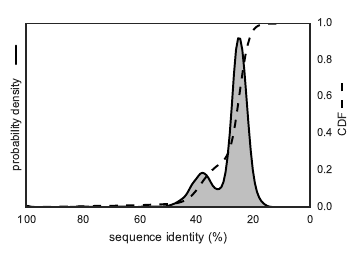

The script that saved this image:
import os
import ensembler
import pandas as pd
import numpy as np
import seaborn as sns
import matplotlib.pyplot as plt
from matplotlib import lines

data_dir = os.path.join('..', '..', 'data')
targets = open(os.path.join(data_dir, 'TKs.txt')).read().splitlines()

models_target_dir = os.path.join(data_dir, 'models', targets[0])
rmsds_filepath = os.path.join(models_target_dir, 'rmsds.csv')
combined_dfs = pd.read_csv(rmsds_filepath, index_col=0)

for target in targets[1:]:
    models_target_dir = os.path.join(data_dir, 'models', target)
    rmsds_filepath = os.path.join(models_target_dir, 'rmsds.csv')
    combined_dfs = pd.concat([combined_dfs, pd.read_csv(rmsds_filepath, index_col=0)]).reset_index(drop=True)

df_has_model = combined_dfs[combined_dfs.has_model]

# Plot sequence identity distribution

sns.set(style="white")
fig, ax1 = plt.subplots()

palette = sns.color_palette('deep', 2)

sns.kdeplot(df_has_model.seqid, bw=1., ax=ax1, color='black', shade=True)
# ax1.set_ylabel('probability density')
ax1.legend_.remove()
ax1.set_xlabel('sequence identity (%)')
ax1.set_xlim(100,0)
plt.setp(ax1, yticks=[])

ax2 = ax1.twinx().twiny()
sns.kdeplot(100.-df_has_model.seqid[::100], bw=1., cumulative=True, ax=ax2, color='black', linestyle='--')
ax2.set_ylabel('CDF')
ax2.legend_.remove()

ax2.set_xlim(0,100)
plt.setp(ax2, xticks=[])

x1  = [-3.0, -3.0]
y1  = [0.68, 0.78]
line1 = lines.Line2D(x1, y1, color='k')
line1.set_clip_on(False)
x2  = [107.0, 107.0]
y2  = [0.57, 0.67]
line2 = lines.Line2D(x2, y2, color='k', linestyle='--')
line2.set_clip_on(False)
ax2.add_line(line1)
ax2.add_line(line2)
ax2.text(-3., 0.5, 'probability density', rotation='vertical', ha='center', va='center')
ax2.text(107.5, 0.5, 'CDF', rotation='vertical', ha='center', va='center')

# plt.tight_layout()
plt.savefig('seqid_dist.png')
